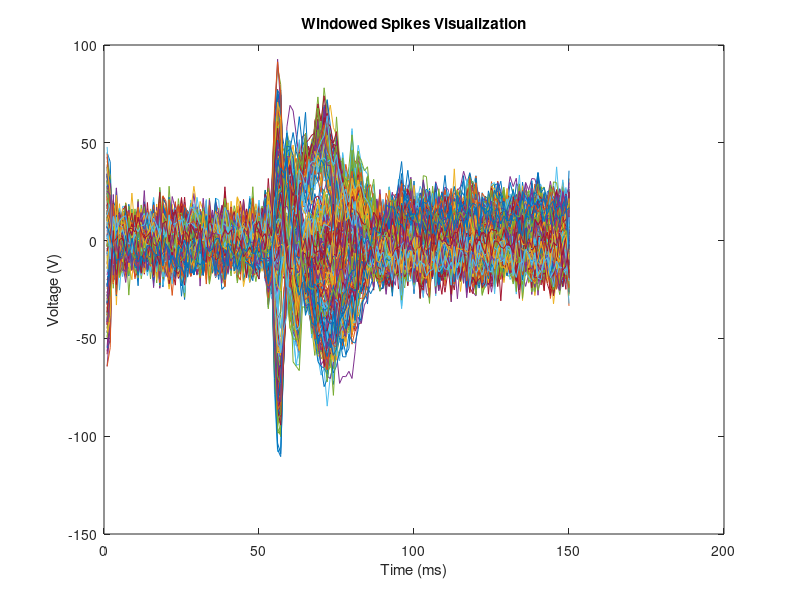
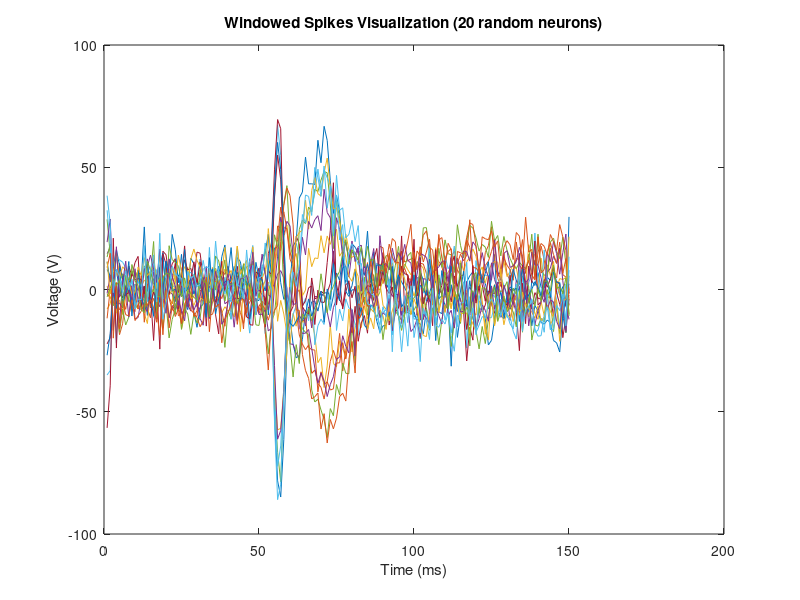
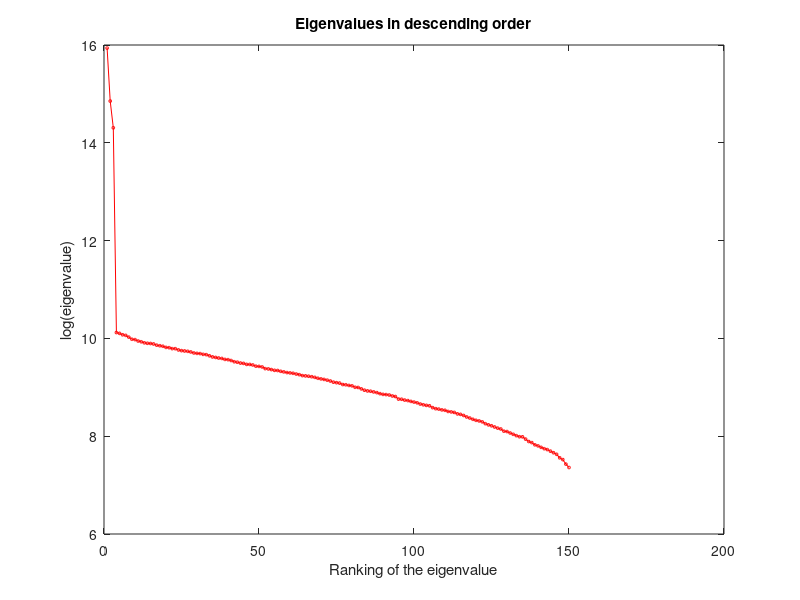
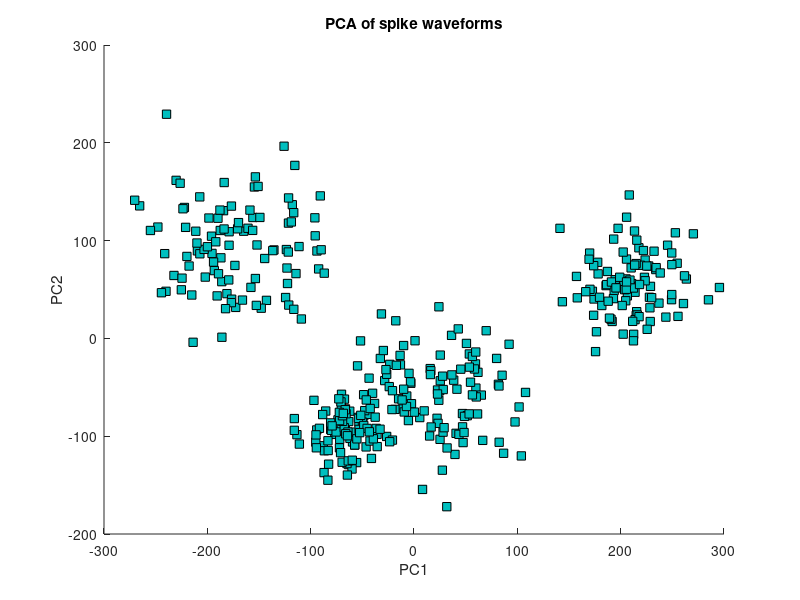

Write the MATLAB code that produced these figures, in order.
clear; clc; close all;

%% a)
load('windowedSpikes.mat')

%%
% Plotting the data superimposed we see that there are spikes present in
% some waveforms that are absent in other. Overall there appear to be 3 
% unique spike patterns present which might indicate that the source of
% the spikes is likely due to 3 unique neurons.
figure(1);
plot(data')
xlabel('Time (ms)')
ylabel('Voltage (V)')
title('Windowed Spikes Visualization')

%%
% The pattern is much clearer when a random set of 20 waveforms is plotted.
figure(2);
plot(data(randi([1, size(data, 1)], 20, 1), :)')
xlabel('Time (ms)')
ylabel('Voltage (V)')
title('Windowed Spikes Visualization (20 random neurons)')


%% b)
% To perform PCA on the data, first the mean of each row of the data
% matrix is computed. The data is then centered by removing mean from each
% data point. The covariance matrix of the data can then be computed by
% multiplying the centered_data matrix with itself. Running
% eig(covariance_matrix) gives the eigenvectors (stored as columns of V)
% and their eigenvalues (stored as the diagonal elements of D). Sorting
% these eigen values and their corresponding eigen vectors in descending
% order, and plotting logarithms of the eigenvalues, we see that the
% eigenvalues decrease very quickly. The first three eigen values are much
% larger than the other eigenvalues. Hence it can be said that most of the
% variance in the dataset is present in the first three eigenvectors.
mean_data = mean(data, 1);
centered_data = data - ones(size(data, 1), 1) * mean_data;
C = centered_data' * centered_data;
[V, D] = eig(C);
[d,ind] = sort(diag(D), 'descend'); 
D = D(ind, ind);
V = V(:,ind);

figure(3);
plot(log(d), 'r-o', 'MarkerSize', 2)
xlabel('Ranking of the eigenvalue')
ylabel('log(eigenvalue)')
title('Eigenvalues in descending order')

%%
% Visualizing the first two PCs, we see that there appear three clusters in
% the dataset. Hence from this plot, we can say that the source of the
% spikes can be attributed to at least 3 neurons.
PC1 = V(:,1);
PC2 = V(:,2);

projPC1 = centered_data * PC1;
projPC2 = centered_data * PC2;
figure(4);
scatter(projPC1, projPC2, 's', 'filled', ...
    'MarkerEdgeColor','k', 'MarkerFaceColor',[0 .75 .75])
xlabel('PC1')
ylabel('PC2')
title('PCA of spike waveforms')

%%
% Visualizing the first three PCs, we see that there appear four clusters in
% the dataset. Hence from this plot, we can say that the source of the
% spikes can be attributed to at least 4 neurons.
%%
% Through this analysis, we can see that most of the variance in the
% dataset is captured by the first three PCs, plotting which we see four
% clusters. Hence we can inform Drs. Bell and Zell that the source of the
% spikes can be attributed to at least 4 different  neurons.
PC3 = V(:, 3);
projPC3 = centered_data * PC3;
figure(5);
scatter3(projPC1, projPC2, projPC3, 's', 'filled', ...
    'MarkerEdgeColor','k', 'MarkerFaceColor',[0 .75 .75])
xlabel('PC1')
ylabel('PC2')
zlabel('PC3')
title('PCA of spike waveforms')